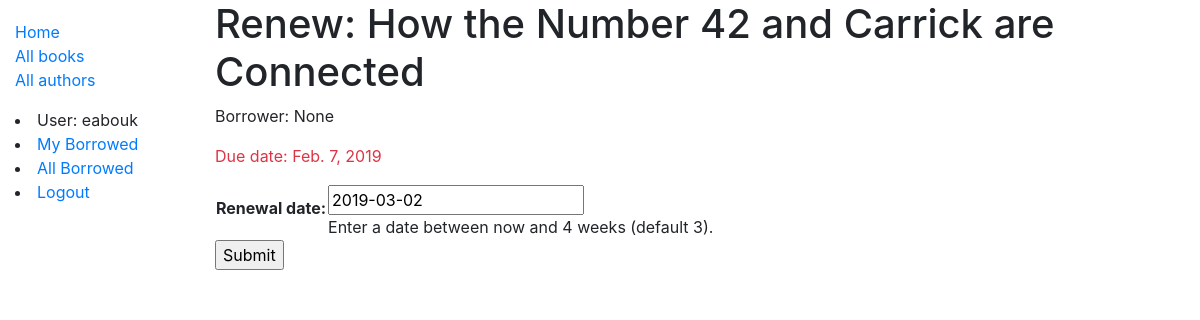
The app's page /catalog/book/e3bc2511-601e-4646-962c-f5a466364f70/renew/ (signed in), older data.
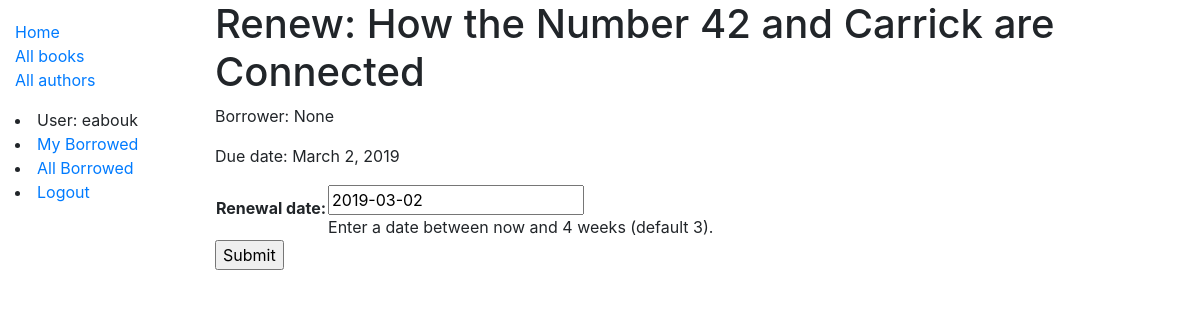
The same page, newer data.
### catalog/models.py (models this page shows, shortened)
class BookInstance(models.Model):
    id = models.UUIDField(primary_key=True, default=uuid.uuid4, help_text='Unique ID for this particular book across whole library')
    book = models.ForeignKey('Book', on_delete=models.SET_NULL, null=True)
    imprint = models.CharField(max_length=200)
    due_back = models.DateField(null=True, blank=True)
    borrower = models.ForeignKey(User, on_delete=models.SET_NULL, null=True, blank=True)
    @property
    def is_overdue(self):
        if self.due_back and date.today() > self.due_back:
            return True
        return False
    LOAN_STATUS = (
        ('m', 'Maintenance'),
        ('o', 'On loan'),
        ('a', 'Available'),
        ('r', 'Reserved'),
    )
    status = models.CharField(
        max_length=1,
        choices=LOAN_STATUS,
        blank=True,
        default='m',
        help_text='Book availability',
    )
    class Meta:
        ordering = ['due_back']
        permissions = (("can_mark_returned", "Set book as returned"),)

class Book(models.Model):
    title = models.CharField(max_length=200)
    author = models.ForeignKey('Author', on_delete=models.SET_NULL, null=True)
    summary = models.TextField(max_length=1000, help_text='Enter a brief description of the book')
    isbn = models.CharField('ISBN', max_length=13, help_text='13 Character <a href="https://www.isbn-international.org/content/what-isbn">ISBN number</a>')
    language = models.ForeignKey('Language', on_delete=models.SET_NULL, null=True, blank=True)
    genre = models.ManyToManyField(Genre, help_text='Select a genre for this book')
    def display_genre(self):
        """Create a string for the Genre. This is required to display genre in Admin."""
        return ', '.join(genre.name for genre in self.genre.all()[:3])
    display_genre.short_description = 'Genre'

### catalog/views.py (the view)
# urls.py: path('book/<uuid:pk>/renew/', views.renew_book_librarian, name='renew-book-librarian'),
@permission_required('catalog.can_mark_returned')
def renew_book_librarian(request, pk):
    book_instance = get_object_or_404(BookInstance, pk=pk)
    if request.method == 'POST':
        form = RenewBookForm(request.POST)
        if form.is_valid():
            book_instance.due_back = form.cleaned_data['renewal_date']
            book_instance.save()
            return HttpResponseRedirect(reverse('all-borrowed') )
    else:
        proposed_renewal_date = datetime.date.today() + datetime.timedelta(weeks=3)
        form = RenewBookForm(initial={'renewal_date': proposed_renewal_date})
    context = {
        'form': form,
        'book_instance': book_instance,
    }
    return render(request, 'catalog/book_renew_librarian.html', context)

### catalog/forms.py (shortened to what this page needs)
class RenewBookForm(forms.Form):
    renewal_date = forms.DateField(help_text="Enter a date between now and 4 weeks (default 3).")

### catalog/templates/catalog/book_renew_librarian.html (shortened to what this page needs)
{% extends "base_generic.html" %}
{% block content %}
  <h1>Renew: {{ book_instance.book.title }}</h1>
  <p>Borrower: {{ book_instance.borrower }}</p>
  <p{% if book_instance.is_overdue %} class="text-danger"{% endif %}>Due date: {{ book_instance.due_back }}</p>
  <form action="" method="post">
    <table>
    {{ form.as_table }}
    </table>
    <input type="submit" value="Submit">
  </form>
{% endblock %}

Row changes from the older to the newer data that the page shows:
changed BookInstance "None": due_back "Feb. 7, 2019" → "March 2, 2019"
